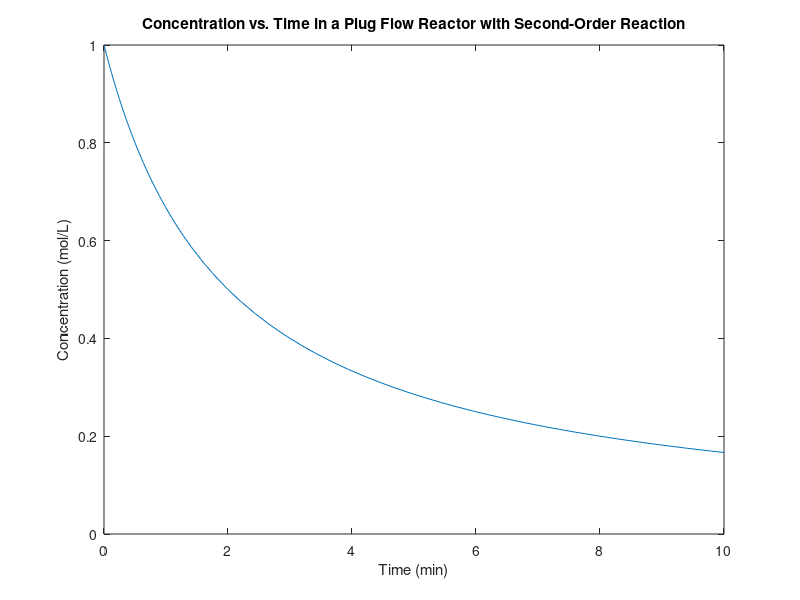

Here is the MATLAB script that generated this plot:
% Plug flow reactor with second-order reaction
% Parameters
V = 10; % Volume of reactor (L)
k = 0.5; % Reaction rate constant (L/mol/min)
C0 = 1; % Initial concentration of reactant (mol/L)
tspan = [0 10]; % Time span for simulation (min)

% Differential equations
ode = @(t,C) -k*C.^2;

% Solve the differential equation
[t,C] = ode45(ode, tspan, C0);

% Plot the results
plot(t, C);
xlabel('Time (min)');
ylabel('Concentration (mol/L)');
title('Concentration vs. Time in a Plug Flow Reactor with Second-Order Reaction');
